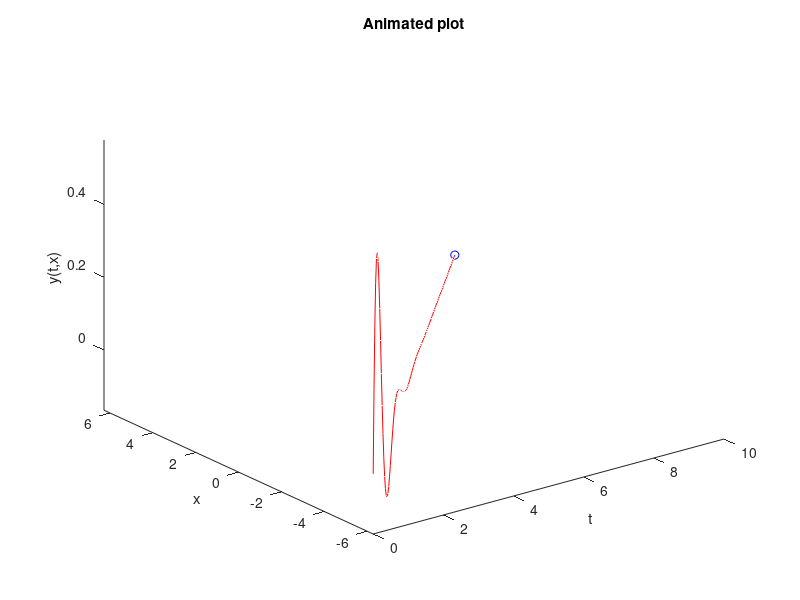

MATLAB code for this plot:
# Declaring x and y values
format long
y=@(t,x) exp(-t).*sin(2*x);
t=0:0.1:10;

x=linspace(-2*pi,2*pi,length(t));
comet3(t,x,y(t,x));

# Animated Plot
title('Animated plot');
xlabel('t');
ylabel('x');
zlabel('y(t,x)');
